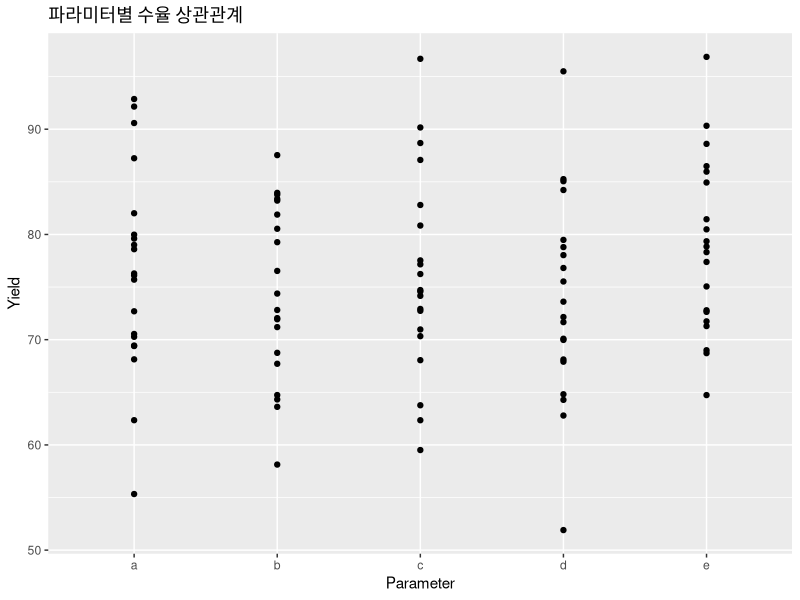
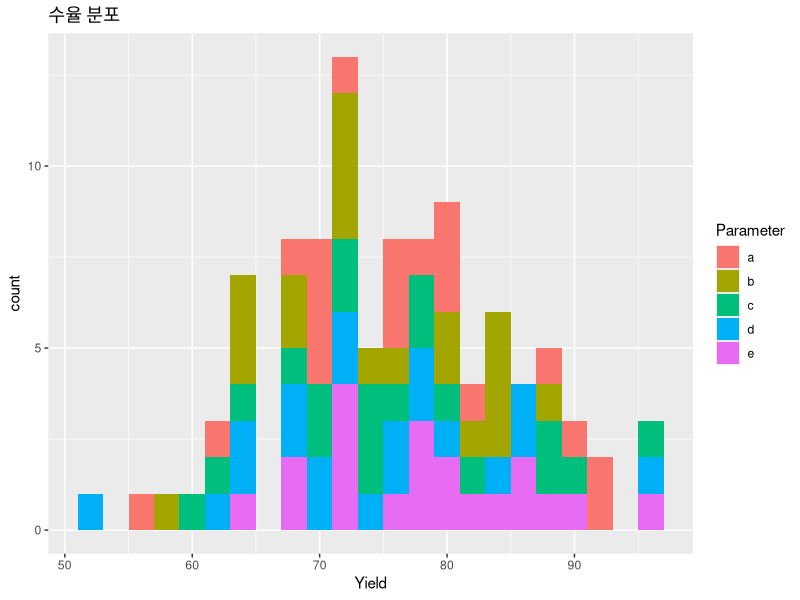

Reproduce these figures in R, in order.
## ---- chunk 1
#| echo: false
df <- data.frame(
  Platform = c("Quarto", "Jupyter", "PPT"),
  Dynamic = c("Yes", "Yes", "No"),
  Reproducible = c("Yes", "Limited", "No")
)
knitr::kable(df, caption="Quarto vs Jupyter vs PPT 비교", align=c("l","r","r"))
## ---- chunk 2
#| echo: false
#| fig-width: 9
#| fig-height: 4.5
library(ggplot2)
set.seed(123)
data <- data.frame(
  Parameter = rep(letters[1:5], each=20),
  Yield = rnorm(100, mean=75, sd=10)
)
ggplot(data, aes(x=Parameter, y=Yield)) +
  geom_point() +
  geom_smooth(method='lm') +
  labs(title="파라미터별 수율 상관관계")
## ---- chunk 3
#| echo: false
#| fig-width: 9
#| fig-height: 4.5
ggplot(data, aes(x=Yield, fill=Parameter)) +
  geom_histogram(binwidth=2) +
  labs(title="수율 분포")
